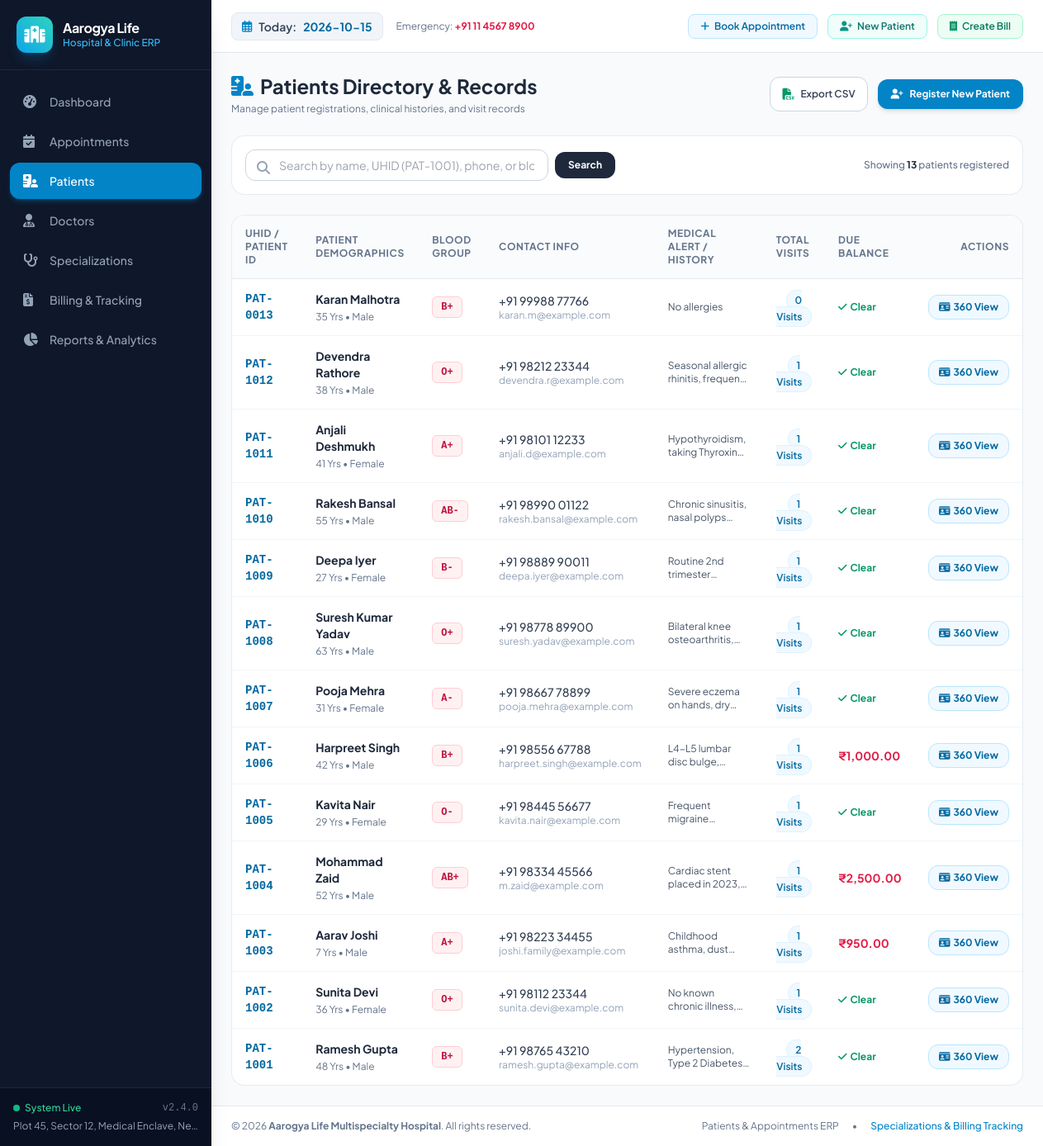
Page /patients on the committed database.
### tables this page shows
CREATE TABLE patients (
        id INTEGER PRIMARY KEY AUTOINCREMENT,
        patient_id TEXT UNIQUE NOT NULL,
        name TEXT NOT NULL,
        age INTEGER NOT NULL,
        gender TEXT NOT NULL,
        blood_group TEXT DEFAULT 'Unknown',
        phone TEXT NOT NULL,
        email TEXT,
        address TEXT,
        emergency_contact TEXT,
        medical_history TEXT,
        created_at TIMESTAMP DEFAULT CURRENT_TIMESTAMP
    );

### app.py (the view)
@app.route('/patients')
def patients_list():
    search_query = request.args.get('q', '').strip()
    conn = get_db_connection()
    if search_query:
        query_pattern = f'%{search_query}%'
        patients = conn.execute('''
            SELECT p.*,
                (SELECT COUNT(*) FROM appointments WHERE patient_id = p.id) AS total_visits,
                (SELECT COALESCE(SUM(balance_due), 0) FROM invoices WHERE patient_id = p.id) AS pending_due
            FROM patients p
            WHERE p.name LIKE ? OR p.patient_id LIKE ? OR p.phone LIKE ? OR p.blood_group LIKE ?
            ORDER BY p.id DESC
        ''', (query_pattern, query_pattern, query_pattern, query_pattern)).fetchall()
    else:
        patients = conn.execute('''
            SELECT p.*,
                (SELECT COUNT(*) FROM appointments WHERE patient_id = p.id) AS total_visits,
                (SELECT COALESCE(SUM(balance_due), 0) FROM invoices WHERE patient_id = p.id) AS pending_due
            FROM patients p
            ORDER BY p.id DESC
        ''').fetchall()
    conn.close()
    return render_template('patients.html', patients=patients, search_query=search_query)

### templates/patients.html (shortened to what this page needs)
{% extends 'base.html' %}
{% block content %}
<div class="space-y-6">
    <div class="flex flex-col sm:flex-row sm:items-center justify-between gap-4">
        <div>
            <h1 class="text-2xl font-bold text-slate-800 flex items-center gap-2">
                <i class="fa-solid fa-hospital-user text-sky-600"></i> Patients Directory & Records
            </h1>
            <p class="text-xs text-slate-500 mt-1">Manage patient registrations, clinical histories, and visit records</p>
        </div>
        <div class="flex items-center space-x-3">
            <a href="{{ url_for('export_patients') }}" class="px-3.5 py-2.5 text-xs font-semibold rounded-xl bg-white border border-slate-300 text-slate-700 hover:bg-slate-50 shadow-xs flex items-center gap-2">
                <i class="fa-solid fa-file-csv text-emerald-600 text-sm"></i> Export CSV
            </a>
            <button onclick="openModal('addPatientModal')" class="px-4 py-2.5 text-xs font-bold rounded-xl bg-sky-600 hover:bg-sky-700 text-white shadow-md flex items-center gap-2">
                <i class="fa-solid fa-user-plus"></i> Register New Patient
            </button>
        </div>
    </div>
    <div class="bg-white p-4 rounded-2xl border border-slate-200/80 shadow-xs flex flex-col sm:flex-row items-center justify-between gap-3">
        <form action="{{ url_for('patients_list') }}" method="GET" class="w-full sm:max-w-md flex items-center space-x-2">
            <div class="relative flex-1">
                <span class="absolute left-3.5 top-2.5 text-slate-400">
                    <i class="fa-solid fa-magnifying-glass"></i>
                </span>
                <input type="text" name="q" value="{{ search_query }}" placeholder="Search by name, UHID (PAT-1001), phone, or blood group..."
                       class="w-full pl-10 pr-4 py-2 text-sm border border-slate-300 rounded-xl focus:ring-2 focus:ring-sky-500 focus:outline-none">
            </div>
            <button type="submit" class="px-4 py-2 bg-slate-800 hover:bg-slate-900 text-white text-xs font-bold rounded-xl">Search</button>
        </form>
        <span class="text-xs text-slate-500 font-medium">
            Showing <strong class="text-slate-800">{{ patients | length }}</strong> patients registered
        </span>
    </div>
    <div class="bg-white rounded-2xl border border-slate-200/80 shadow-xs overflow-hidden">
        {% if patients %}
        <div class="overflow-x-auto">
            <table class="w-full text-left border-collapse text-sm">
                <thead>
                    <tr class="bg-slate-50/80 text-xs font-bold uppercase tracking-wider text-slate-500 border-b border-slate-200">
                        <th class="py-3.5 px-4">UHID / Patient ID</th>
                        <th class="py-3.5 px-4">Patient Demographics</th>
                        <th class="py-3.5 px-4">Blood Group</th>
                        <th class="py-3.5 px-4">Contact Info</th>
                        <th class="py-3.5 px-4">Medical Alert / History</th>
                        <th class="py-3.5 px-4">Total Visits</th>
                        <th class="py-3.5 px-4">Due Balance</th>
                        <th class="py-3.5 px-4 text-right">Actions</th>
                    </tr>
                </thead>
                <tbody class="divide-y divide-slate-100">
                    {% for p in patients %}
                    <tr class="hover:bg-slate-50/80 transition-colors">
                        <td class="py-3.5 px-4 font-mono font-bold text-sky-700">
                            {{ p.patient_id }}
                        </td>
                        <td class="py-3.5 px-4">
                            <a href="{{ url_for('patient_detail', patient_id=p.id) }}" class="font-bold text-slate-800 hover:text-sky-600 block">
                                {{ p.name }}
                            </a>
                            <span class="text-xs text-slate-500">
                                {{ p.age }} Yrs • {{ p.gender }}
                            </span>
                        </td>
                        <td class="py-3.5 px-4">
                            <span class="px-2.5 py-1 rounded-md text-xs font-bold bg-rose-50 text-rose-700 border border-rose-200 inline-block font-mono">
                                {{ p.blood_group }}
                            </span>
                        </td>
                        <td class="py-3.5 px-4">
                            <span class="text-slate-700 font-medium block">{{ p.phone }}</span>
                            <span class="text-xs text-slate-400 truncate block max-w-[180px]">{{ p.email or 'No email' }}</span>
                        </td>
                        <td class="py-3.5 px-4 max-w-xs">
                            {% if p.medical_history %}
                            <p class="text-xs text-slate-600 line-clamp-2" title="{{ p.medical_history }}">
                                {{ p.medical_history }}
                            </p>
                            {% else %}
                            <span class="text-xs text-slate-400 italic">None recorded</span>
                            {% endif %}
                        </td>
                        <td class="py-3.5 px-4 text-center">
                            <span class="px-2.5 py-1 rounded-full text-xs font-semibold bg-sky-50 text-sky-700 border border-sky-100">
                                {{ p.total_visits }} Visits
                            </span>
                        </td>
                        <td class="py-3.5 px-4 font-semibold">
                            {% if p.pending_due > 0 %}
                            <span class="text-rose-600 font-bold">{{ p.pending_due | currency }}</span>
                            {% else %}
                            <span class="text-emerald-600 text-xs font-bold flex items-center gap-1">
                                <i class="fa-solid fa-check"></i> Clear
                            </span>
                            {% endif %}
                        </td>
                        <td class="py-3.5 px-4 text-right space-x-1 whitespace-nowrap">
                            <a href="{{ url_for('patient_detail', patient_id=p.id) }}" class="px-3 py-1.5 text-xs font-bold rounded-xl bg-sky-50 text-sky-700 border border-sky-200 hover:bg-sky-100 transition-colors inline-flex items-center gap-1">
                                <i class="fa-solid fa-id-card"></i> 360 View
                            </a>
                        </td>
                    </tr>
                    {% endfor %}
                </tbody>
            </table>
        </div>
        {% endif %}
    </div>
</div>
{% endblock %}

### templates/base.html (shortened to what this page needs)
<!DOCTYPE html>
<html lang="en">
<head>
    <script src="https://cdn.tailwindcss.com"></script>
    <link rel="stylesheet" href="https://cdnjs.cloudflare.com/ajax/libs/font-awesome/6.5.1/css/all.min.css">
    <link rel="stylesheet" href="{{ url_for('static', filename='css/custom.css') }}">
</head>
<body class="bg-slate-50 text-slate-800 min-h-screen flex">
    <aside class="w-64 bg-slate-900 text-white min-h-screen flex flex-col fixed top-0 left-0 bottom-0 z-40 shadow-xl transition-all duration-300">
        <div class="p-5 border-b border-slate-800 flex items-center space-x-3">
            <div class="w-11 h-11 rounded-xl bg-gradient-to-tr from-sky-500 to-teal-400 flex items-center justify-center text-white shadow-lg shadow-sky-500/20">
                <i class="fa-solid fa-hospital text-xl"></i>
            </div>
            <div>
                <h1 class="font-bold text-base tracking-tight text-white leading-tight">Aarogya Life</h1>
                <p class="text-xs text-sky-400 font-medium">Hospital & Clinic ERP</p>
            </div>
        </div>
        <nav class="flex-1 px-3 py-4 space-y-1 overflow-y-auto">
            <a href="{{ url_for('dashboard') }}"
               class="flex items-center px-4 py-2.5 text-sm font-medium rounded-xl transition-colors {% if request.endpoint == 'dashboard' %}bg-sky-600 text-white shadow-md shadow-sky-600/30{% else %}text-slate-400 hover:text-white hover:bg-slate-800/60{% endif %}">
                <i class="fa-solid fa-gauge-high w-5 mr-3 text-base"></i>
                Dashboard
            </a>
            <a href="{{ url_for('appointments_list') }}"
               class="flex items-center px-4 py-2.5 text-sm font-medium rounded-xl transition-colors {% if request.endpoint == 'appointments_list' %}bg-sky-600 text-white shadow-md shadow-sky-600/30{% else %}text-slate-400 hover:text-white hover:bg-slate-800/60{% endif %}">
                <i class="fa-solid fa-calendar-check w-5 mr-3 text-base"></i>
                Appointments
            </a>
            <a href="{{ url_for('patients_list') }}"
               class="flex items-center px-4 py-2.5 text-sm font-medium rounded-xl transition-colors {% if request.endpoint in ['patients_list', 'patient_detail'] %}bg-sky-600 text-white shadow-md shadow-sky-600/30{% else %}text-slate-400 hover:text-white hover:bg-slate-800/60{% endif %}">
                <i class="fa-solid fa-hospital-user w-5 mr-3 text-base"></i>
                Patients
            </a>
            <a href="{{ url_for('doctors_list') }}"
               class="flex items-center px-4 py-2.5 text-sm font-medium rounded-xl transition-colors {% if request.endpoint in ['doctors_list', 'doctor_detail'] %}bg-sky-600 text-white shadow-md shadow-sky-600/30{% else %}text-slate-400 hover:text-white hover:bg-slate-800/60{% endif %}">
                <i class="fa-solid fa-user-doctor w-5 mr-3 text-base"></i>
                Doctors
            </a>
            <a href="{{ url_for('specializations_list') }}"
               class="flex items-center px-4 py-2.5 text-sm font-medium rounded-xl transition-colors {% if request.endpoint == 'specializations_list' %}bg-sky-600 text-white shadow-md shadow-sky-600/30{% else %}text-slate-400 hover:text-white hover:bg-slate-800/60{% endif %}">
                <i class="fa-solid fa-stethoscope w-5 mr-3 text-base"></i>
                Specializations
            </a>
            <a href="{{ url_for('billing_list') }}"
               class="flex items-center px-4 py-2.5 text-sm font-medium rounded-xl transition-colors {% if request.endpoint in ['billing_list', 'invoice_detail'] %}bg-sky-600 text-white shadow-md shadow-sky-600/30{% else %}text-slate-400 hover:text-white hover:bg-slate-800/60{% endif %}">
                <i class="fa-solid fa-file-invoice-dollar w-5 mr-3 text-base"></i>
                Billing & Tracking
            </a>
            <a href="{{ url_for('reports') }}"
               class="flex items-center px-4 py-2.5 text-sm font-medium rounded-xl transition-colors {% if request.endpoint == 'reports' %}bg-sky-600 text-white shadow-md shadow-sky-600/30{% else %}text-slate-400 hover:text-white hover:bg-slate-800/60{% endif %}">
                <i class="fa-solid fa-chart-pie w-5 mr-3 text-base"></i>
                Reports & Analytics
            </a>
        </nav>
        <div class="p-4 border-t border-slate-800 bg-slate-950/40 text-xs text-slate-400">
            <div class="flex items-center justify-between mb-1.5">
                <span class="text-emerald-400 flex items-center gap-1.5 font-medium">
                    <span class="w-2 h-2 rounded-full bg-emerald-500 animate-pulse"></span> System Live
                </span>
                <span class="font-mono text-slate-500">v2.4.0</span>
            </div>
            <p class="truncate">{{ hospital_address }}</p>
        </div>
    </aside>
    <div class="flex-1 ml-64 flex flex-col min-h-screen bg-slate-50">
        <header class="h-16 bg-white border-b border-slate-200 sticky top-0 z-30 px-6 flex items-center justify-between shadow-xs">
            <div class="flex items-center space-x-4">
                <span class="text-sm font-semibold text-slate-700 bg-slate-100 px-3 py-1.5 rounded-lg border border-slate-200 flex items-center gap-2">
                    <i class="fa-regular fa-calendar-days text-sky-600"></i>
                    Today: <span class="font-bold text-sky-700">{{ today_date }}</span>
                </span>
                <span class="text-xs text-slate-500 hidden md:inline-block">
                    Emergency: <strong class="text-rose-600">{{ hospital_phone.split('/')[0] }}</strong>
                </span>
            </div>
            <div class="flex items-center space-x-3">
                <a href="{{ url_for('appointments_list') }}" class="px-3.5 py-1.5 text-xs font-semibold rounded-lg bg-sky-50 text-sky-700 border border-sky-200 hover:bg-sky-100 transition-colors flex items-center gap-1.5">
                    <i class="fa-solid fa-plus text-sky-600"></i> Book Appointment
                </a>
                <a href="{{ url_for('patients_list') }}" class="px-3.5 py-1.5 text-xs font-semibold rounded-lg bg-teal-50 text-teal-700 border border-teal-200 hover:bg-teal-100 transition-colors flex items-center gap-1.5">
                    <i class="fa-solid fa-user-plus text-teal-600"></i> New Patient
                </a>
                <a href="{{ url_for('billing_list') }}" class="px-3.5 py-1.5 text-xs font-semibold rounded-lg bg-emerald-50 text-emerald-700 border border-emerald-200 hover:bg-emerald-100 transition-colors flex items-center gap-1.5">
                    <i class="fa-solid fa-receipt text-emerald-600"></i> Create Bill
                </a>
            </div>
        </header>
        <main class="flex-1 p-6">
            {% block content %}{% endblock %}
        </main>
        <footer class="bg-white border-t border-slate-200 py-4 px-6 text-xs text-slate-500 flex flex-col sm:flex-row items-center justify-between gap-2">
            <div>
                © {{ current_year }} <strong>{{ hospital_name }}</strong>. All rights reserved.
            </div>
            <div class="flex items-center space-x-4">
                <span>Patients & Appointments ERP</span>
                <span>•</span>
                <span class="text-sky-600 font-medium">Specializations & Billing Tracking</span>
            </div>
        </footer>
    </div>
</body>
</html>

### rows in the picture
patients: patient_id "PAT-0013", name "Karan Malhotra", age "35", gender "Male", blood_group "B+", phone "+91 99988 77766", email "karan.m@example.com", medical_history "No allergies", total_visits "0", shows "Clear"
patients: patient_id "PAT-1012", name "Devendra Rathore", age "38", gender "Male", blood_group "O+", phone "+91 98212 23344", email "devendra.r@example.com", medical_history "Seasonal allergic rhinitis,…", total_visits "1", shows "Clear"
patients: patient_id "PAT-1011", name "Anjali Deshmukh", age "41", gender "Female", blood_group "A+", phone "+91 98101 12233", email "anjali.d@example.com", medical_history "Hypothyroidism, taking…", total_visits "1", shows "Clear"
patients: patient_id "PAT-1010", name "Rakesh Bansal", age "55", gender "Male", blood_group "AB-", phone "+91 98990 01122", email "rakesh.bansal@example.com", medical_history "Chronic sinusitis, nasal…", total_visits "1", shows "Clear"
patients: patient_id "PAT-1009", name "Deepa Iyer", age "27", gender "Female", blood_group "B-", phone "+91 98889 90011", email "deepa.iyer@example.com", medical_history "Routine 2nd…", total_visits "1", shows "Clear"
patients: patient_id "PAT-1008", name "Suresh Kumar Yadav", age "63", gender "Male", blood_group "O+", phone "+91 98778 89900", email "suresh.yadav@example.com", medical_history "Bilateral knee…", total_visits "1", shows "Clear"
patients: patient_id "PAT-1007", name "Pooja Mehra", age "31", gender "Female", blood_group "A-", phone "+91 98667 78899", email "pooja.mehra@example.com", medical_history "Severe eczema on hands,…", total_visits "1", shows "Clear"
patients: patient_id "PAT-1006", name "Harpreet Singh", age "42", gender "Male", blood_group "B+", phone "+91 98556 67788", email "harpreet.singh@example.com", medical_history "L4-L5 lumbar disc…", total_visits "1", pending_due "₹1,000.00"
patients: patient_id "PAT-1005", name "Kavita Nair", age "29", gender "Female", blood_group "O-", phone "+91 98445 56677", email "kavita.nair@example.com", medical_history "Frequent…", total_visits "1", shows "Clear"
patients: patient_id "PAT-1004", name "Mohammad Zaid", age "52", gender "Male", blood_group "AB+", phone "+91 98334 45566", email "m.zaid@example.com", medical_history "Cardiac stent placed in…", total_visits "1", pending_due "₹2,500.00"
patients: patient_id "PAT-1003", name "Aarav Joshi", age "7", gender "Male", blood_group "A+", phone "+91 98223 34455", email "joshi.family@example.com", medical_history "Childhood asthma,…", total_visits "1", pending_due "₹950.00"
patients: patient_id "PAT-1002", name "Sunita Devi", age "36", gender "Female", blood_group "O+", phone "+91 98112 23344", email "sunita.devi@example.com", medical_history "No known chronic…", total_visits "1", shows "Clear"
patients: patient_id "PAT-1001", name "Ramesh Gupta", age "48", gender "Male", blood_group "B+", phone "+91 98765 43210", email "ramesh.gupta@example.com", medical_history "Hypertension, Type 2…", total_visits "2", shows "Clear"

### other values in the picture
{{ hospital_address }} "Plot 45, Sector 12, Medical Enclave, Ne…"
{{ hospital_phone.split('/')[0] }} "+91 11 4567 8900"
{{ patients | length }} "13"
{{ hospital_name }} "Aarogya Life Multispecialty Hospital"
